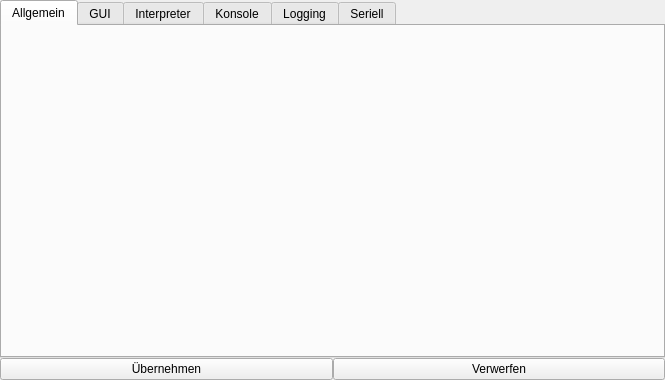
<?xml version="1.0" encoding="UTF-8"?>
<ui version="4.0">
 <class>ConfigurationWidget</class>
 <widget class="QWidget" name="ConfigurationWidget">
  <property name="geometry">
   <rect>
    <x>0</x>
    <y>0</y>
    <width>665</width>
    <height>380</height>
   </rect>
  </property>
  <property name="windowTitle">
   <string>Form</string>
  </property>
  <layout class="QVBoxLayout" name="verticalLayout">
   <property name="spacing">
    <number>0</number>
   </property>
   <property name="margin">
    <number>0</number>
   </property>
   <item>
    <widget class="QTabWidget" name="tabWidget">
     <property name="currentIndex">
      <number>0</number>
     </property>
     <widget class="QWidget" name="tab_common">
      <attribute name="title">
       <string>Allgemein</string>
      </attribute>
     </widget>
     <widget class="QWidget" name="tab_gui">
      <attribute name="title">
       <string>GUI</string>
      </attribute>
      <widget class="QSpinBox" name="spinBox">
       <property name="geometry">
        <rect>
         <x>70</x>
         <y>50</y>
         <width>42</width>
         <height>22</height>
        </rect>
       </property>
      </widget>
      <widget class="QLabel" name="label_2">
       <property name="geometry">
        <rect>
         <x>120</x>
         <y>50</y>
         <width>101</width>
         <height>16</height>
        </rect>
       </property>
       <property name="text">
        <string>Frames per Second</string>
       </property>
      </widget>
     </widget>
     <widget class="QWidget" name="tab_interpreter">
      <attribute name="title">
       <string>Interpreter</string>
      </attribute>
     </widget>
     <widget class="QWidget" name="tab_console">
      <attribute name="title">
       <string>Konsole</string>
      </attribute>
      <widget class="QLabel" name="label">
       <property name="geometry">
        <rect>
         <x>100</x>
         <y>30</y>
         <width>101</width>
         <height>16</height>
        </rect>
       </property>
       <property name="text">
        <string>Verbose Levels</string>
       </property>
      </widget>
     </widget>
     <widget class="QWidget" name="tab_logging">
      <attribute name="title">
       <string>Logging</string>
      </attribute>
      <widget class="QCheckBox" name="log_check_activate">
       <property name="geometry">
        <rect>
         <x>10</x>
         <y>20</y>
         <width>131</width>
         <height>17</height>
        </rect>
       </property>
       <property name="text">
        <string>Dateilogging aktivieren</string>
       </property>
      </widget>
      <widget class="QLineEdit" name="log_line_namebase">
       <property name="geometry">
        <rect>
         <x>230</x>
         <y>50</y>
         <width>201</width>
         <height>20</height>
        </rect>
       </property>
      </widget>
      <widget class="QCheckBox" name="log_check_append">
       <property name="geometry">
        <rect>
         <x>200</x>
         <y>120</y>
         <width>181</width>
         <height>17</height>
        </rect>
       </property>
       <property name="text">
        <string>an bestehende Datei anhängen</string>
       </property>
      </widget>
      <widget class="QCheckBox" name="log_check_timestamp">
       <property name="geometry">
        <rect>
         <x>200</x>
         <y>150</y>
         <width>151</width>
         <height>17</height>
        </rect>
       </property>
       <property name="text">
        <string>Timestamp im Dateinamen</string>
       </property>
      </widget>
      <widget class="QLabel" name="label_14">
       <property name="geometry">
        <rect>
         <x>140</x>
         <y>50</y>
         <width>71</width>
         <height>20</height>
        </rect>
       </property>
       <property name="text">
        <string>Namensbasis</string>
       </property>
      </widget>
     </widget>
     <widget class="QWidget" name="tab_serial">
      <attribute name="title">
       <string>Seriell</string>
      </attribute>
      <widget class="QWidget" name="layoutWidget_3">
       <property name="geometry">
        <rect>
         <x>40</x>
         <y>30</y>
         <width>251</width>
         <height>181</height>
        </rect>
       </property>
       <layout class="QGridLayout" name="gridLayout_9">
        <property name="spacing">
         <number>0</number>
        </property>
        <item row="1" column="0">
         <widget class="QLabel" name="label_22">
          <property name="text">
           <string>Baudrate</string>
          </property>
         </widget>
        </item>
        <item row="1" column="1">
         <widget class="QComboBox" name="serial_combo_baudrate">
          <property name="enabled">
           <bool>true</bool>
          </property>
          <property name="currentIndex">
           <number>9</number>
          </property>
          <item>
           <property name="text">
            <string>110</string>
           </property>
          </item>
          <item>
           <property name="text">
            <string>300</string>
           </property>
          </item>
          <item>
           <property name="text">
            <string>1200</string>
           </property>
          </item>
          <item>
           <property name="text">
            <string>2400</string>
           </property>
          </item>
          <item>
           <property name="text">
            <string>4800</string>
           </property>
          </item>
          <item>
           <property name="text">
            <string>9600</string>
           </property>
          </item>
          <item>
           <property name="text">
            <string>19200</string>
           </property>
          </item>
          <item>
           <property name="text">
            <string>38400</string>
           </property>
          </item>
          <item>
           <property name="text">
            <string>57600</string>
           </property>
          </item>
          <item>
           <property name="text">
            <string>115200</string>
           </property>
          </item>
          <item>
           <property name="text">
            <string>230400</string>
           </property>
          </item>
          <item>
           <property name="text">
            <string>460800</string>
           </property>
          </item>
          <item>
           <property name="text">
            <string>921600</string>
           </property>
          </item>
         </widget>
        </item>
        <item row="2" column="0">
         <widget class="QLabel" name="label_23">
          <property name="text">
           <string>Datenbits</string>
          </property>
         </widget>
        </item>
        <item row="3" column="0">
         <widget class="QLabel" name="label_24">
          <property name="text">
           <string>Parität</string>
          </property>
         </widget>
        </item>
        <item row="4" column="0">
         <widget class="QLabel" name="label_25">
          <property name="text">
           <string>Stopbits</string>
          </property>
         </widget>
        </item>
        <item row="5" column="0">
         <widget class="QLabel" name="label_26">
          <property name="text">
           <string>Flusssteuerung</string>
          </property>
         </widget>
        </item>
        <item row="2" column="1">
         <widget class="QComboBox" name="serial_combo_datenbits">
          <property name="enabled">
           <bool>true</bool>
          </property>
          <property name="currentIndex">
           <number>3</number>
          </property>
          <item>
           <property name="text">
            <string>5</string>
           </property>
          </item>
          <item>
           <property name="text">
            <string>6</string>
           </property>
          </item>
          <item>
           <property name="text">
            <string>7</string>
           </property>
          </item>
          <item>
           <property name="text">
            <string>8</string>
           </property>
          </item>
         </widget>
        </item>
        <item row="3" column="1">
         <widget class="QComboBox" name="serial_combo_paritaet">
          <property name="enabled">
           <bool>true</bool>
          </property>
          <property name="currentIndex">
           <number>2</number>
          </property>
          <item>
           <property name="text">
            <string>Gerade</string>
           </property>
          </item>
          <item>
           <property name="text">
            <string>Ungerade</string>
           </property>
          </item>
          <item>
           <property name="text">
            <string>Keine</string>
           </property>
          </item>
          <item>
           <property name="text">
            <string>Markierung</string>
           </property>
          </item>
          <item>
           <property name="text">
            <string>Leerzeichen</string>
           </property>
          </item>
         </widget>
        </item>
        <item row="4" column="1">
         <widget class="QComboBox" name="serial_combo_stopbits">
          <property name="enabled">
           <bool>true</bool>
          </property>
          <item>
           <property name="text">
            <string>1</string>
           </property>
          </item>
          <item>
           <property name="text">
            <string>1.5</string>
           </property>
          </item>
          <item>
           <property name="text">
            <string>2</string>
           </property>
          </item>
         </widget>
        </item>
        <item row="5" column="1">
         <widget class="QComboBox" name="serial_combo_flusssteuerung">
          <property name="enabled">
           <bool>true</bool>
          </property>
          <property name="currentIndex">
           <number>1</number>
          </property>
          <item>
           <property name="text">
            <string>Hardware</string>
           </property>
          </item>
          <item>
           <property name="text">
            <string>Keine</string>
           </property>
          </item>
          <item>
           <property name="text">
            <string>Xon / Xoff</string>
           </property>
          </item>
         </widget>
        </item>
        <item row="0" column="1">
         <widget class="QComboBox" name="serial_combo_comport">
          <property name="enabled">
           <bool>true</bool>
          </property>
          <item>
           <property name="text">
            <string>COM 1</string>
           </property>
          </item>
          <item>
           <property name="text">
            <string>COM 2</string>
           </property>
          </item>
          <item>
           <property name="text">
            <string>COM 3</string>
           </property>
          </item>
          <item>
           <property name="text">
            <string>COM 4</string>
           </property>
          </item>
          <item>
           <property name="text">
            <string>COM 5</string>
           </property>
          </item>
          <item>
           <property name="text">
            <string>COM 6</string>
           </property>
          </item>
          <item>
           <property name="text">
            <string>COM 7</string>
           </property>
          </item>
          <item>
           <property name="text">
            <string>COM 8</string>
           </property>
          </item>
          <item>
           <property name="text">
            <string>COM 9</string>
           </property>
          </item>
         </widget>
        </item>
        <item row="0" column="0">
         <widget class="QLabel" name="label_8">
          <property name="text">
           <string>COM Port</string>
          </property>
         </widget>
        </item>
       </layout>
      </widget>
      <widget class="QWidget" name="layoutWidget_4">
       <property name="geometry">
        <rect>
         <x>330</x>
         <y>50</y>
         <width>271</width>
         <height>126</height>
        </rect>
       </property>
       <layout class="QGridLayout" name="gridLayout_3">
        <property name="spacing">
         <number>0</number>
        </property>
        <item row="0" column="0">
         <widget class="QLabel" name="label_9">
          <property name="text">
           <string>Read Interval Timeout</string>
          </property>
         </widget>
        </item>
        <item row="0" column="1">
         <widget class="QLineEdit" name="serial_line_RIT"/>
        </item>
        <item row="1" column="0">
         <widget class="QLabel" name="label_10">
          <property name="text">
           <string>Read Total Timeout Multiplier</string>
          </property>
         </widget>
        </item>
        <item row="1" column="1">
         <widget class="QLineEdit" name="serial_line_RTTM"/>
        </item>
        <item row="2" column="0">
         <widget class="QLabel" name="label_11">
          <property name="text">
           <string>Read Total Timeout Constant</string>
          </property>
         </widget>
        </item>
        <item row="2" column="1">
         <widget class="QLineEdit" name="serial_line_RTTC"/>
        </item>
        <item row="3" column="0">
         <widget class="QLabel" name="label_12">
          <property name="text">
           <string>Write Total Timeout Multiplier</string>
          </property>
         </widget>
        </item>
        <item row="3" column="1">
         <widget class="QLineEdit" name="serial_line_WTTM"/>
        </item>
        <item row="4" column="0">
         <widget class="QLabel" name="label_13">
          <property name="text">
           <string>Write Total Timeout Constant</string>
          </property>
         </widget>
        </item>
        <item row="4" column="1">
         <widget class="QLineEdit" name="serial_line_WTTC"/>
        </item>
       </layout>
      </widget>
     </widget>
    </widget>
   </item>
   <item>
    <layout class="QHBoxLayout" name="button_layout">
     <property name="spacing">
      <number>0</number>
     </property>
     <item>
      <widget class="QPushButton" name="button_accept">
       <property name="text">
        <string>Übernehmen</string>
       </property>
      </widget>
     </item>
     <item>
      <widget class="QPushButton" name="button_cancel">
       <property name="text">
        <string>Verwerfen</string>
       </property>
      </widget>
     </item>
    </layout>
   </item>
  </layout>
 </widget>
 <resources/>
 <connections/>
</ui>
